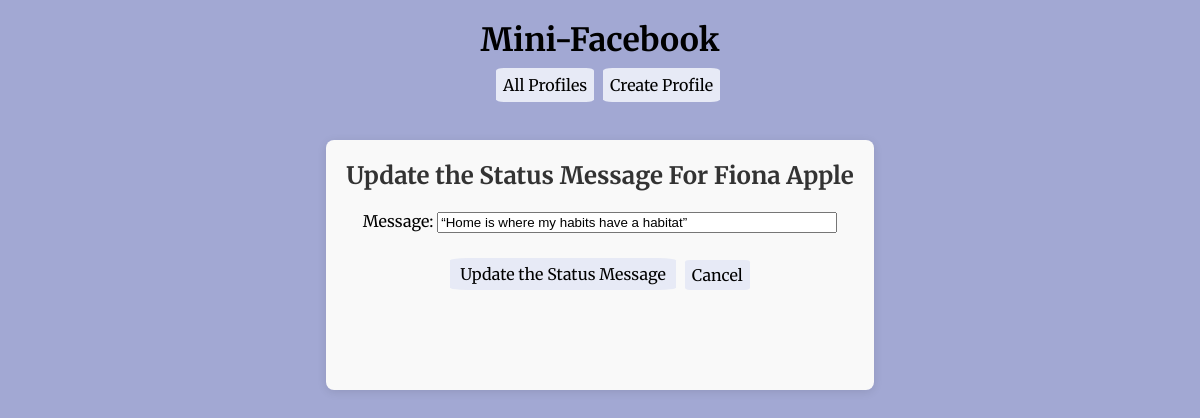
Screenshot of /mini_fb/status/12/update with the database file from the repository.
### mini_fb/models.py (models this page shows, shortened)
class Profile(models.Model):
    first_name = models.TextField(blank=False)
    last_name =  models.TextField(blank=False)
    city =  models.TextField(blank=False)
    email =  models.TextField(blank=False)
    image_url = models.TextField(blank=False)

class StatusMessage(models.Model):
    profile = models.ForeignKey("Profile", on_delete=models.CASCADE) ## foreign key specification
    timestamp =  models.DateTimeField(auto_now=True)
    message = models.TextField(blank=False)

### mini_fb/views.py (the view, shortened to what this page needs)
class UpdateStatusMessageView(UpdateView):
    model = StatusMessage
    form_class = UpdateStatusMessageForm
    template_name = "mini_fb/update_status_form.html"
    def get_context_data(self, **kwargs: Any) -> dict[str, Any]:
        context = super().get_context_data(**kwargs)
        status_message = StatusMessage.objects.get(pk=self.kwargs['pk'])
        context['profile'] = status_message.profile
        return context

### mini_fb/forms.py
class UpdateStatusMessageForm(forms.ModelForm):
    class Meta:
        model = StatusMessage
        fields = ['message']
        widgets = {
            'message': forms.TextInput(attrs={
                'class': 'large-text-field',
                'style': 'width: 400px;',
            }),
        }

### mini_fb/templates/mini_fb/update_status_form.html (shortened to what this page needs)
{% extends 'mini_fb/base.html' %}
{% block content %}
<div class="profile-status-container">
    <h2 class="form-title">Update the Status Message For {{ profile.first_name }} {{ profile.last_name }}</h2>
    <form method="POST" class="profile-form">
        <div class="form-body">
            {{ form.as_p }}
        </div>
        <div class="form-actions">
            <button type="submit" class="btn btn-primary">Update the Status Message</button> <br><br>
            <a href="{% url 'show_profile' profile.pk %}" class="nav-link-cancel">Cancel</a>
        </div>
    </form>
</div>
{% endblock %}

### static/mini_fb.css (style rules this page uses)
* { margin: 0; box-sizing: border-box; }
html, body { min-height: 100vh; display: flex; flex-direction: column; margin: 0; }
body { background: #a2a8d3; font-family: 'Merriweather', serif; flex: 1; }
h2 { margin: 0; }
a { text-decoration: none; background: #e7eaf6; }
.form-title { text-align: center; margin-bottom: 20px; font-size: 1.5rem; color: #333; }
.profile-form { display: flex; flex-direction: column; align-items: center; }
.form-body p { margin-bottom: 15px; width: 100%; text-align: center; }
.form-actions { display: flex; justify-content: center; width: 100%; }
.btn { display: inline-block; padding: 3px 10px; background: #e7eaf6; color: black; border: none; border-radius: 8%; cursor: pointer; text-align: center; font-size: 1rem; margin-top: 10px; font-family: 'Merriweather', serif; border-radius: 8%; }
.nav-link-cancel { display: inline-block; padding: 7px; border-radius: 8%; color: black; text-align: center; vertical-align: middle; line-height: 1; background-color: #e7eaf6; margin-left: 9px; margin-top: 12px; text-decoration: none; height: 30px; font-size: 16px; }
.profile-status-container { max-width: 600px; height: 250px; margin: 0 auto; margin-top: 30px; padding: 20px; background-color: #f9f9f9; border-radius: 8px; box-shadow: 0 2px 10px rgba(0, 0, 0, 0.1); }

### rows the page displays
Profile: first_name "Fiona", last_name "Apple"
StatusMessage: message "“Home is where my habits have a habitat”"
